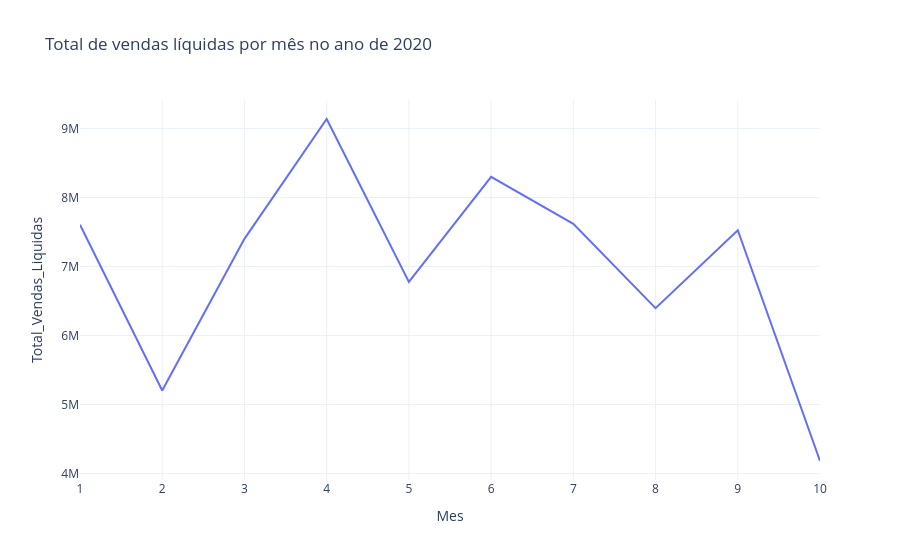

Notebook source saved alongside this figure:
### Code cell
chat("Qual o total de vendas líquidas por mês em 2020?")

### Figure 1 — Plotly figure (JSON) as saved in the notebook; plotly's stock layout.template omitted (floating-point values rounded to 4 significant figures)
{"data": [{"hovertemplate": "Mes=%{x}<br>Total_Vendas_Liquidas=%{y}<extra></extra>", "legendgroup": "", "line": {"color": "#636efa", "dash": "solid"}, "marker": {"symbol": "circle"}, "mode": "lines", "name": "", "orientation": "v", "showlegend": false, "type": "scatter", "x": [1, 2, 3, 4, 5, 6, 7, 8, 9, 10], "xaxis": "x", "y": [7604000.0, 5202000.0, 7399000.0, 9137000.0, 6775000.0, 8300000.0, 7618000.0, 6396000.0, 7525000.0, 4180000.0], "yaxis": "y"}], "layout": {"legend": {"tracegroupgap": 0}, "title": {"text": "Total de vendas líquidas por mês no ano de 2020"}, "xaxis": {"anchor": "y", "domain": [0, 1], "title": {"text": "Mes"}}, "yaxis": {"anchor": "x", "domain": [0, 1], "title": {"text": "Total_Vendas_Liquidas"}}}}
